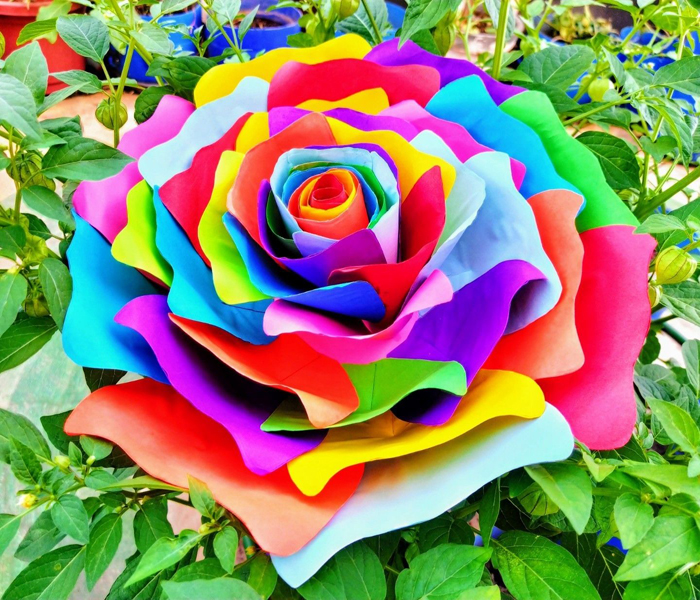
%> input picture lab2/image2c.jpg, 700 x 600 px
$ octave lab2_3.m   (GNU Octave 9; MATLAB toolbox functions it lacks are replaced by stand-ins)
%> lines starting %> are read from the running program, lines starting %| are printed output that depends on the picture
i2=imread('image2c.jpg'); % read the file
%> i2 is the input picture: size 600x700x3 uint8; mean R, G, B 142.6, 136.6, 106.7
i2_1 = i2(1:600, 1:700, 1);
i2_2 = i2(1:600, 1:700, 2);
i2_3 = i2(1:600, 1:700, 3);
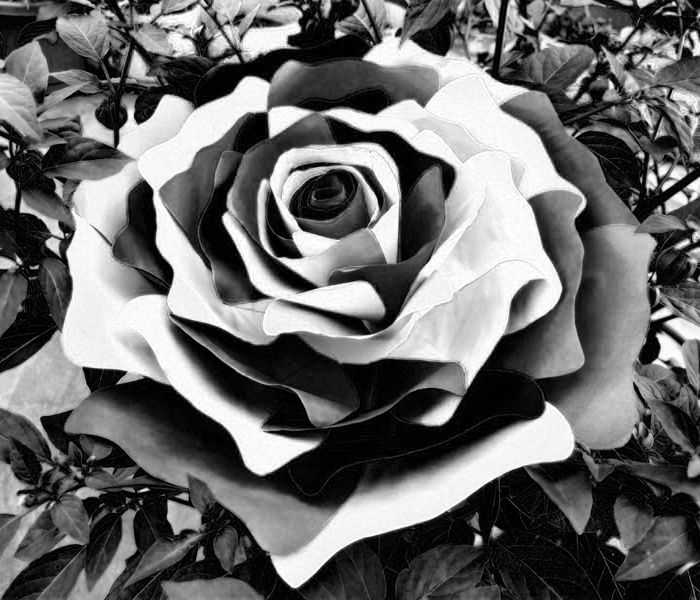
%> i2_3: size 600x700 uint8; min 0, max 255, mean 106.7
figure(3);
imshow(i2); % display the image
h1 = [-3, -3, -3;
        -3, 24, -3;
        -3, -3, -3]; % impulse response (1‐by‐10, 1‐D filter)
y1_1=conv2( i2_1, h1, 'same'); % perform 2‐D convolution using 1‐D filter
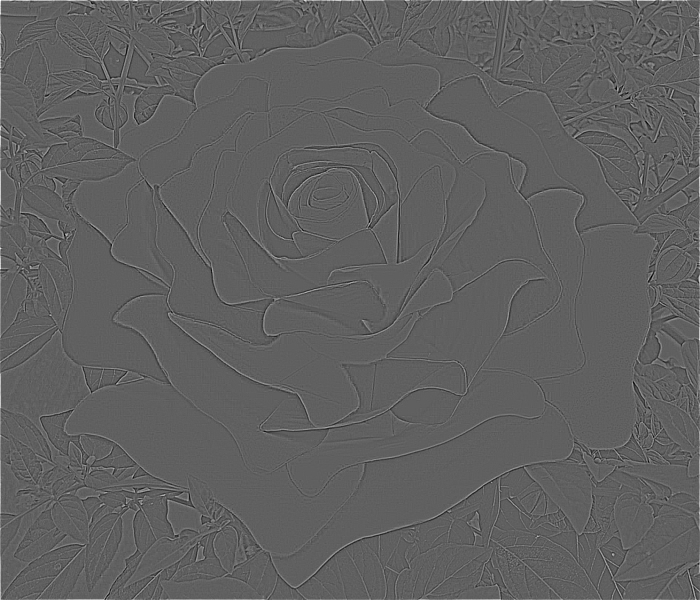
%> y1_1: size 600x700 double; min -1995, max 3279, mean 6.8; drawn with min black and max white
y1_2=conv2( i2_2, h1, 'same');
y1_3=conv2( i2_3, h1, 'same');
y1 = y1_1;
y1(:,:,2) = y1_2;
y1(:,:,3) = y1_3;

figure(4); imshow(uint8(y1)); % map values into [0:255] before showing the figure
%> after `imshow(uint8(y1))`:
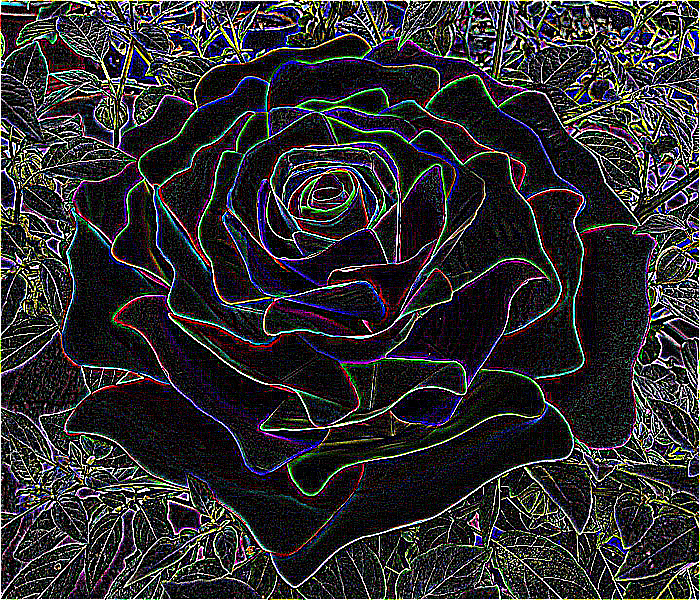
%> displayed picture: size 600x700x3, on the screen's scale of 0 to 255; mean R, G, B 46.4, 45, 47.8

h2=[0.05, 0.15, 0.2, 0.2, 0.2, 0.15, 0.05]; % impulse response (10‐by‐10, 2‐D filter)
y2_1=conv2(h2', h2, i2_1, 'same'); % perform 2‐D convolution using 2‐D filter
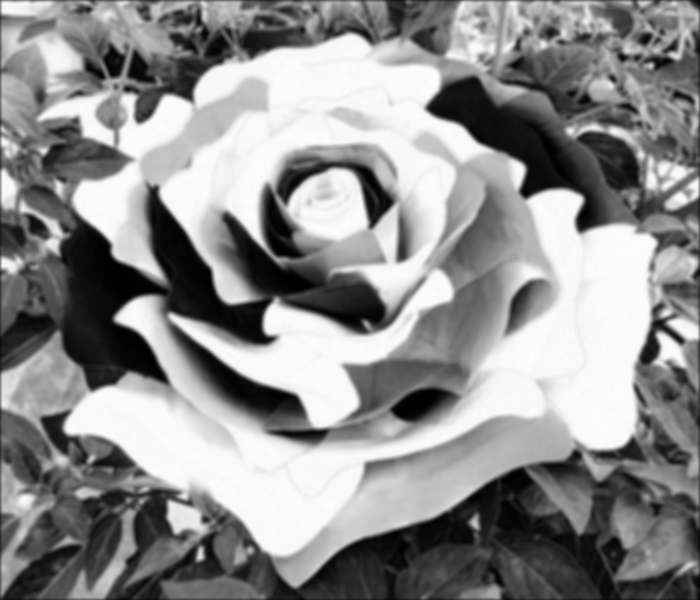
%> y2_1: size 600x700 double; min 0.0175, max 253.9, mean 142.1
y2_2=conv2(h2', h2, i2_2, 'same');
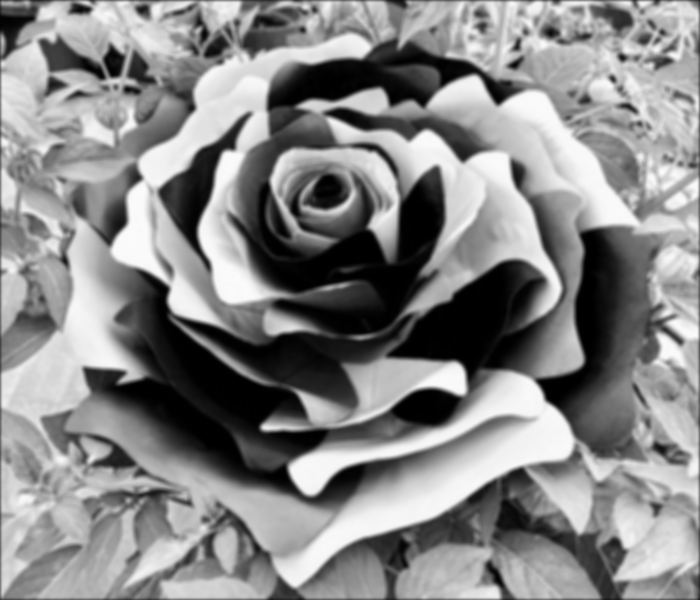
%> y2_2: size 600x700 double; min 0, max 251.7, mean 135.9
y2_3=conv2(h2', h2, i2_3, 'same');
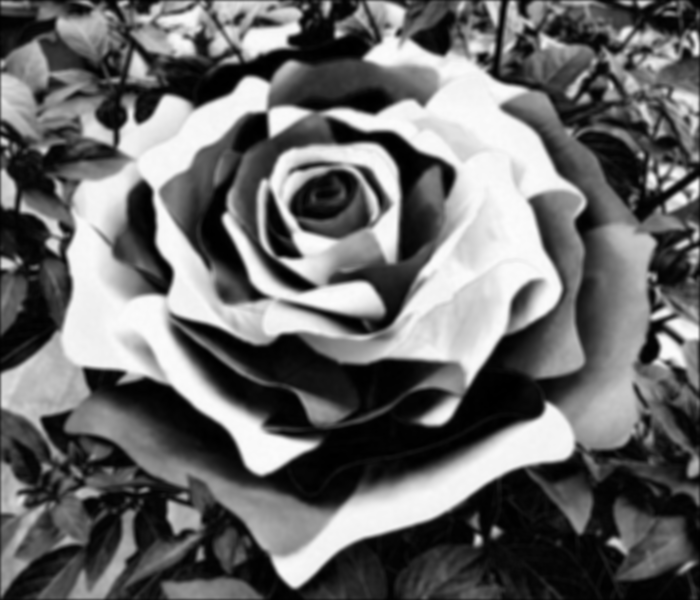
%> y2_3: size 600x700 double; min 0.0175, max 252.8, mean 106.4
y2 = y2_1;
y2(:,:,2) = y2_2;
y2(:,:,3) = y2_3;
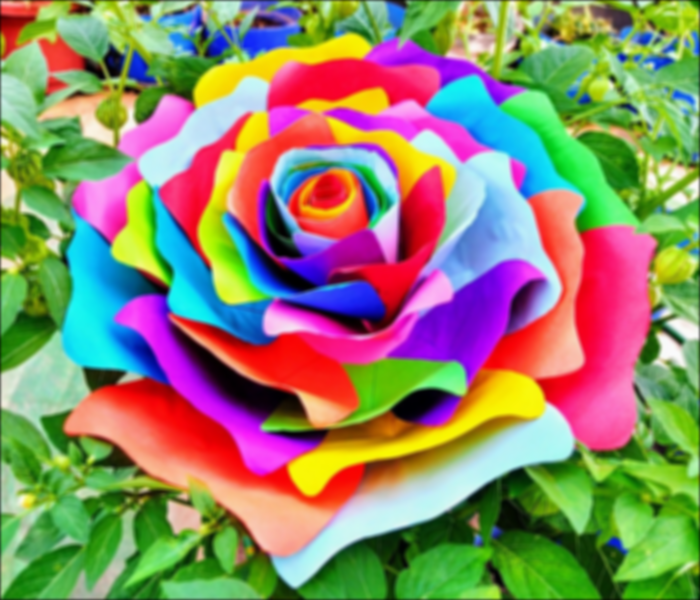
%> y2: size 600x700x3 double; mean R, G, B 142.1, 135.9, 106.4
figure(5); imshow(uint8(y2)); % map values into [0:255] before showing the figure
